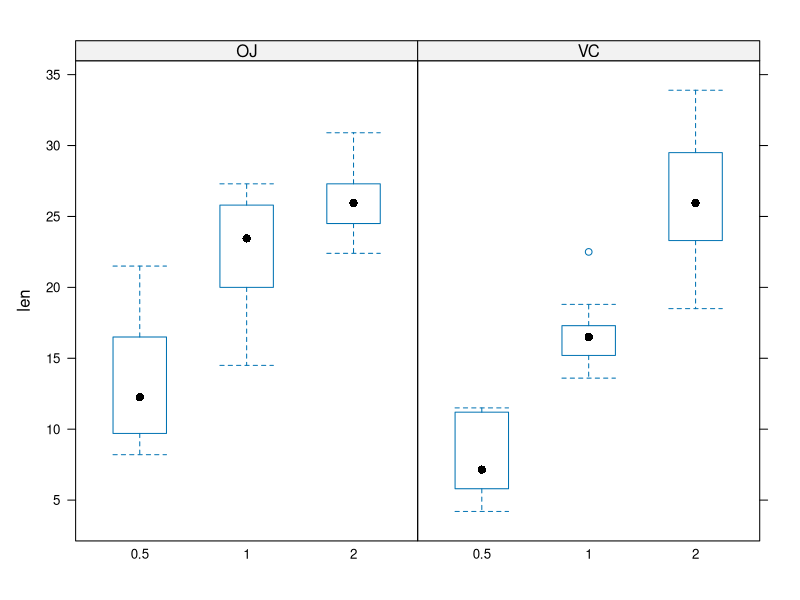
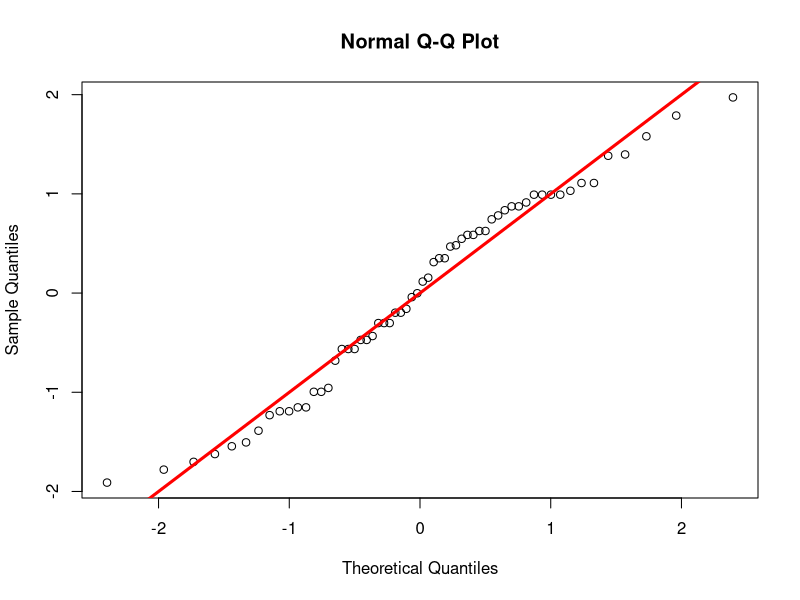

Write the R code that produced these figures, in order.
## ---- chunk 1
data(ToothGrowth)
library(lattice)
bwplot(len ~ I(factor(dose)) | supp, data=ToothGrowth)
## ---- chunk 2
library(plyr)
ddply(ToothGrowth,.(supp,dose), summarize, mean=mean(len),sd=sd(len),n.obs=length(len))
## ---- chunk 3
qqnorm(  with( ToothGrowth, (len - mean(len))/sd(len) )  )
abline(a=0,b=1,lw=3,col="red")
## ---- chunk 4


